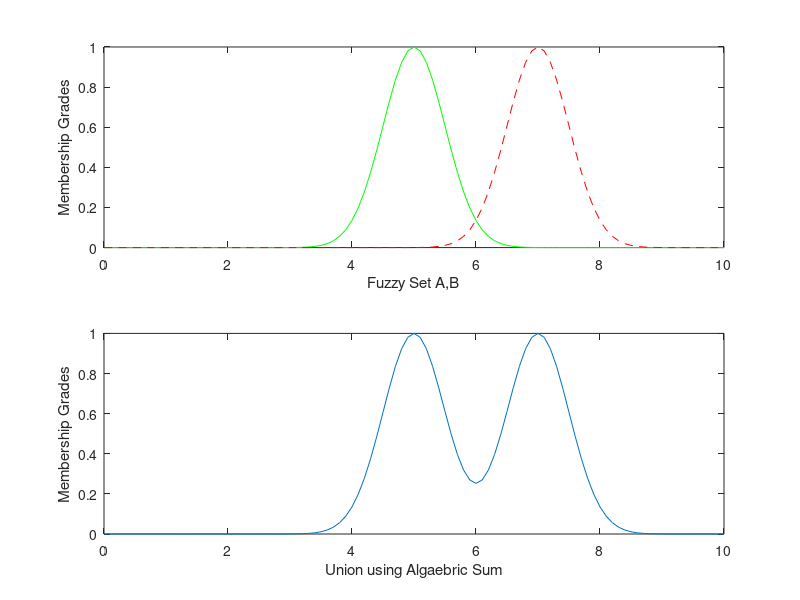

Reproduce this figure in MATLAB.
x=0:.1:10;
y=gaussmf(x,[0.5 5]);
z=gaussmf(x,[0.5 7]);
a=y+z-(y.*z);;
subplot(2,1,1):plot(x,y,'g-',x,z,'r--');
xlabel('Fuzzy Set A,B');
ylabel('Membership Grades');
subplot(2,1,2):plot(x,a);
axis([0 10 0 1]);
xlabel('Union using Algaebric Sum');
ylabel('Membership Grades');